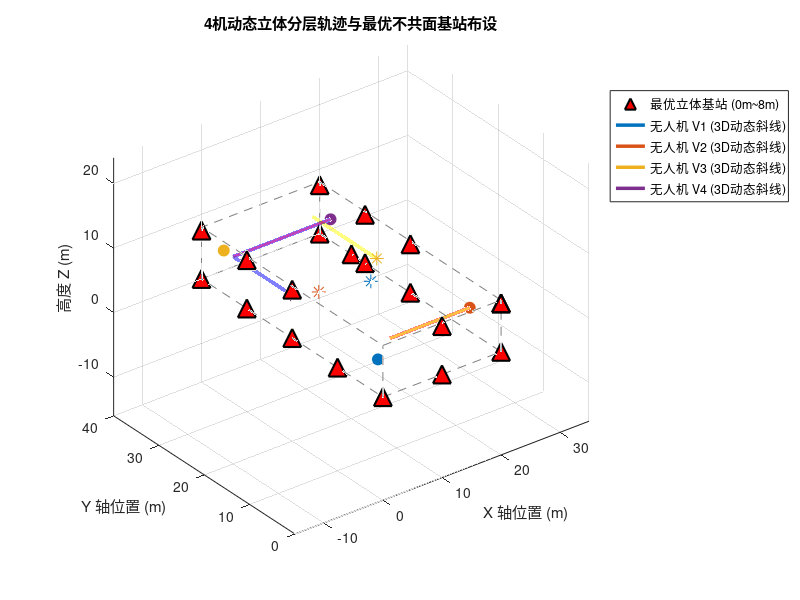

Reproduce this figure in MATLAB.
% =========================================================================
% generate_data_3D.m (CMLKF 几何最优化版)
% 3D多车(无人机行为) UWB/IMU 协同定位仿真数据生成脚本
% 空间范围：20m x 40m x 8m (高度严格控制在 2m ~ 7m)
% 优化重点：重构基站最大立体非对称拓扑，以及无人机群多高度层动态斜线协同轨迹
% =========================================================================
clc; clear; close all;

%% 1. 全局参数设置与保存路径
dt_imu = 0.01;              % IMU 采样时间 100Hz (0.01s)
dt_uwb = 0.1;               % UWB 采样时间 10Hz (0.1s)
t_end = 300;                % 运行时间 300秒
N_steps = round(t_end / dt_imu) + 1; % 30001 个采样点
Vehicle_num = 4;            % 车辆数量
Anchor_num = 20;             % 基站数量

% 基站高度在 0~8m 范围内实现非对称立体最大化错落

% 18个最优立体基站总表（严格按照你原代码的递增拓扑顺序排列）
all_anchors_pool = [
     0,  0, 0;      % 1  (4基站基础)
    20,  0, 7.5;    % 2
    20, 40, 0;      % 3
     0, 40, 7.5;    % 4
     0, 40, 0;      % 5  (5基站新增)
    20,  0, 7.5;    % 6  (6基站新增)
    20, 40, 7.5;    % 7  (7基站新增)
    20,  0, 0;      % 8  (8基站新增)
     0, 20, 0;      % 9  (9基站新增)
    20, 20, 0;      % 10 (10基站新增)
     0, 20, 7.5;    % 11 (11基站新增)
    20, 20, 7.5;    % 12 (12基站新增)
    20, 30, 7.5;    % 13 (13基站新增)
     0, 10, 0;      % 14 (14基站新增)
    20, 30, 0;      % 15 (15基站新增)
     0, 30, 7.5;    % 16 (16基站新增)
     0, 30, 0;      % 17 (17基站新增)
    20, 33, 0;      % 18 (18基站新增)
    10, 0, 7.5;     % 19 (19基站新增)
    10, 0, 0;       % 20 (20基站新增)
];

if Anchor_num > size(all_anchors_pool, 1) || Anchor_num < 4
    error('输入的 Anchor_num 超出预设范围，请检查！');
end
anchors = all_anchors_pool(1:Anchor_num, :);

% 保存路径
save_dir = 'E:\SE3_MLKF\Data'; 
trajectories_mat_name = sprintf('Trj_data_Veh%d_Anc%d_3D.mat', Vehicle_num, Anchor_num);
   
% 噪声参数
IMU_noise_params.sigma_na = 0.03;      
IMU_noise_params.sigma_nw = 0.003;     
IMU_noise_params.sigma_ba = 0.001;     
IMU_noise_params.sigma_bw = 0.0001;    
UWB_noise_params.sigma_anc = 0.3;     
UWB_noise_params.sigma_rel = 0.3;  

%% 2. 独立车辆动力学规划 (3秒平滑原地转弯 + 持续三维斜线飞行)
% 初始状态规划：[X, Y, Z, 初始速率, 初始航向角]
% 高度均限制在 2m ~ 7m 范围内，各自占据不同的起始高度层
init_configs = [
    3,   5,  2.5,  0.10,  0;      % V1: 低空层(2.5m)， 偏南，朝东，后续北转
   17,   3,  6.5,  0.10,  pi;     % V2: 高空层(6.5m)， 偏南，朝西，后续北转
    3,  39,  3.8,  0.10,  0;      % V3: 中低层(3.8m)， 偏北，朝东，后续南转
   18,  35,  5.2,  0.10,  pi;     % V4: 中高层(5.2m)， 偏北，朝西，后续南转
];

trajectories = struct();
for n = 1:Vehicle_num
    v_name = sprintf('V%d', n);
    cfg = init_configs(n, :);
    
    P_true = zeros(N_steps, 3);
    V_true = zeros(N_steps, 3);
    A_true = zeros(N_steps, 3);
    Theta_true = zeros(N_steps, 1);
    
    % 初始条件
    P_true(1, :) = cfg(1:3);
    v_mag = cfg(4);
    th_curr = cfg(5);
    V_true(1, :) = [v_mag * cos(th_curr), v_mag * sin(th_curr), 0];
    Theta_true(1) = th_curr;
    
    % 计算转弯过渡段的时间窗
    t_turn_start = 120 + (n-1)*15; % 错开转弯时间：V1:120s, V2:135s, V3:150s, V4:165s
    t_turn_end = t_turn_start + 3;
    
    for k = 2:N_steps
        t = (k-1) * dt_imu;
        a_curr = [0; 0; 0]; % 默认 Z 轴加速度全程为 0
        th_curr = Theta_true(k-1);
        
        switch n
            case 1  % V1: 高度恒定 2.5m。东行巡航 -> 120s时原地左转 -> 向北巡航
                if t < t_turn_start
                    th_curr = 0; a_curr = [0; 0; 0];
                elseif t >= t_turn_start && t <= t_turn_end
                    a_curr = [0; 0; 0]; V_true(k-1, 1:2) = 0; % 原地转弯，水平速度置零
                    th_curr = 0 + (pi/2)/3 * (t - t_turn_start); % 3秒平滑左转90度(朝北)
                elseif t > t_turn_end && t <= t_turn_end + 10
                    th_curr = pi/2; a_curr = [0; 0.01; 0]; % 转弯后水平加速 10s 恢复航速
                else
                    th_curr = pi/2; a_curr = [0; 0; 0];    % 匀速北行
                end
                
            case 2  % V2: 高度恒定 6.5m。西行巡航 -> 135s时原地右转 -> 向北巡航
                if t < t_turn_start
                    th_curr = pi; a_curr = [0; 0; 0];
                elseif t >= t_turn_start && t <= t_turn_end
                    a_curr = [0; 0; 0]; V_true(k-1, 1:2) = 0;
                    th_curr = pi - (pi/2)/3 * (t - t_turn_start); % 3秒平滑右转90度(朝北)
                elseif t > t_turn_end && t <= t_turn_end + 10
                    th_curr = pi/2; a_curr = [0; 0.01; 0]; % 转弯后水平加速 10s
                else
                    th_curr = pi/2; a_curr = [0; 0; 0];
                end
                
            case 3  % V3: 高度恒定 3.8m。东行巡航 -> 150s时原地右转 -> 向南巡航
                if t < t_turn_start
                    th_curr = 0; a_curr = [0; 0; 0];
                elseif t >= t_turn_start && t <= t_turn_end
                    a_curr = [0; 0; 0]; V_true(k-1, 1:2) = 0;
                    th_curr = 0 - (pi/2)/3 * (t - t_turn_start); % 3秒平滑右转90度(朝南)
                elseif t > t_turn_end && t <= t_turn_end + 10
                    th_curr = -pi/2; a_curr = [0; -0.01; 0]; % 转弯后水平加速 10s
                else
                    th_curr = -pi/2; a_curr = [0; 0; 0];
                end
                
            case 4  % V4: 高度恒定 5.2m。西行巡航 -> 165s时原地左转 -> 向南巡航
                if t < t_turn_start
                    th_curr = pi; a_curr = [0; 0; 0];
                elseif t >= t_turn_start && t <= t_turn_end
                    a_curr = [0; 0; 0]; V_true(k-1, 1:2) = 0;
                    th_curr = pi + (pi/2)/3 * (t - t_turn_start); % 3秒平滑左转90度(朝南)
                elseif t > t_turn_end && t <= t_turn_end + 10
                    th_curr = 3*pi/2; a_curr = [0; -0.01; 0]; % 转弯后水平加速 10s
                else
                    th_curr = 3*pi/2; a_curr = [0; 0; 0];
                end
        end
        
        % 严格物理积分更新
        A_true(k-1, :) = a_curr';
        V_true(k, :)   = V_true(k-1, :) + A_true(k-1, :) * dt_imu;
        P_true(k, :)   = P_true(k-1, :) + V_true(k-1, :) * dt_imu + 0.5 * A_true(k-1, :) * dt_imu^2;
        Theta_true(k)  = th_curr;
    end
    A_true(end, :) = [0, 0, 0];



    % 保存真值分量
    trajectories.(v_name).Time_true = (0:dt_imu:t_end)';
    trajectories.(v_name).X_true = P_true(:, 1);
    trajectories.(v_name).Y_true = P_true(:, 2);
    trajectories.(v_name).Z_true = P_true(:, 3);
    trajectories.(v_name).Vx_true = V_true(:, 1);
    trajectories.(v_name).Vy_true = V_true(:, 2);
    trajectories.(v_name).Vz_true = V_true(:, 3);
    trajectories.(v_name).Theta_true = Theta_true;
    
    % 旋转矩阵序列 R_true
    R_true = zeros(3, 3, N_steps);
    for k = 1:N_steps
        th = Theta_true(k);
        R_true(:, :, k) = [
            cos(th), -sin(th), 0;
            sin(th),  cos(th), 0;
            0,        0,       1
        ];
    end
    trajectories.(v_name).R_true = R_true;
end

%% 3. 生成含有零偏与白噪声的 100Hz 3D IMU 测量信号
for n = 1:Vehicle_num
    v_name = sprintf('V%d', n);
    veh = trajectories.(v_name);
    
    % 计算理想 3D 角速度
    theta_unwrapped = unwrap(veh.Theta_true);
    wz_true = gradient(theta_unwrapped, dt_imu);
    omega_body_ideal = [zeros(N_steps, 2), wz_true];
    
    % 计算理想特定力：f = R^T * (a - g)
    a_body_ideal = zeros(N_steps, 3);
    g_vec = [0; 0; -9.81];
    for k = 1:N_steps
        R_k = veh.R_true(:, :, k);
        a_world = [A_true(k, 1); A_true(k, 2); A_true(k, 3)];
        a_body_ideal(k, :) = (R_k' * (a_world - g_vec))';
    end
    
    % 模拟高保真零偏游走
    ba_init = (rand(1, 3) - 0.5) * 0.1;    
    bw_init = (rand(1, 3) - 0.5) * 0.01;
    b_a = ba_init + cumsum(randn(N_steps, 3) * IMU_noise_params.sigma_ba * sqrt(dt_imu), 1);
    b_w = bw_init + cumsum(randn(N_steps, 3) * IMU_noise_params.sigma_bw * sqrt(dt_imu), 1);
    
    % 叠加噪声
    acc_noise = randn(N_steps, 3) * IMU_noise_params.sigma_na;
    gyro_noise = randn(N_steps, 3) * IMU_noise_params.sigma_nw;
    
    acc_m = a_body_ideal + b_a + acc_noise;
    gyro_m = omega_body_ideal + b_w + gyro_noise;
    
    % 保存 IMU 数据
    trajectories.(v_name).IMU_Time = veh.Time_true;
    trajectories.(v_name).IMU_acc_m = acc_m;
    trajectories.(v_name).IMU_gyro_m = gyro_m;
    trajectories.(v_name).IMU_bias_a_true = b_a;
    trajectories.(v_name).IMU_bias_w_true = b_w;
end

%% 4. 生成 10Hz 同步 UWB 测距信号
idx_uwb = 1:10:N_steps;
t_uwb = trajectories.V1.Time_true(idx_uwb);
N_uwb = length(t_uwb);
pos_true_uwb = zeros(N_uwb, 3, Vehicle_num);
for n = 1:Vehicle_num
    v_name = sprintf('V%d', n);
    pos_true_uwb(:, 1, n) = trajectories.(v_name).X_true(idx_uwb);
    pos_true_uwb(:, 2, n) = trajectories.(v_name).Y_true(idx_uwb);
    pos_true_uwb(:, 3, n) = trajectories.(v_name).Z_true(idx_uwb);
end
for n = 1:Vehicle_num
    v_name = sprintf('V%d', n);
    
    % A. UWB 基站 3D 测距
    UWB_Anchor = zeros(N_uwb, 1 + Anchor_num);
    UWB_Anchor(:, 1) = t_uwb;
    for a_idx = 1:Anchor_num
        dx = pos_true_uwb(:, 1, n) - anchors(a_idx, 1);
        dy = pos_true_uwb(:, 2, n) - anchors(a_idx, 2);
        dz = pos_true_uwb(:, 3, n) - anchors(a_idx, 3);
        dist_true = sqrt(dx.^2 + dy.^2 + dz.^2);
        
        UWB_Anchor(:, 1 + a_idx) = dist_true + randn(N_uwb, 1) * UWB_noise_params.sigma_anc;
    end
    trajectories.(v_name).UWB_Anchor = UWB_Anchor;
    
    % B. UWB 3D 车间相对测距
    UWB_Relative = zeros(N_uwb, 1 + Vehicle_num);
    UWB_Relative(:, 1) = t_uwb;
    for j = 1:Vehicle_num
        if n == j
            UWB_Relative(:, 1 + j) = NaN;
        else
            dx = pos_true_uwb(:, 1, n) - pos_true_uwb(:, 1, j);
            dy = pos_true_uwb(:, 2, n) - pos_true_uwb(:, 2, j);
            dz = pos_true_uwb(:, 3, n) - pos_true_uwb(:, 3, j);
            dist_true = sqrt(dx.^2 + dy.^2 + dz.^2);
            
            UWB_Relative(:, 1 + j) = dist_true + randn(N_uwb, 1) * UWB_noise_params.sigma_rel;
        end
    end
    trajectories.(v_name).UWB_Relative = UWB_Relative;
end

%% 5. 轨迹可视化 (三维立体作图以确认高度不共面)
figure('Name', 'Multi-Agent 最优 3D 协同定位拓扑轨迹', 'Position', [100, 100, 850, 650]);
hold on; grid on; axis equal;
xlabel('X 轴位置 (m)'); ylabel('Y 轴位置 (m)'); zlabel('高度 Z (m)');
title('4机动态立体分层轨迹与最优不共面基站布设');

% 绘制边界立体框
line([0, 20, 20, 0, 0], [0, 0, 40, 40, 0], [0, 0, 0, 0, 0], 'Color', [0.5,0.5,0.5], 'LineStyle', '--');
line([0, 20, 20, 0, 0], [0, 0, 40, 40, 0], [8, 8, 8, 8, 8], 'Color', [0.5,0.5,0.5], 'LineStyle', '--');
for corner = [0, 20]
    for side = [0, 40]
        line([corner, corner], [side, side], [0, 8], 'Color', [0.5,0.5,0.5], 'LineStyle', '--');
    end
end

% 绘制最优不共面基站
h_anchor = plot3(anchors(:,1), anchors(:,2), anchors(:,3), '^', 'MarkerSize', 13, ...
    'MarkerFaceColor', 'r', 'MarkerEdgeColor', 'k', 'LineWidth', 1.5, 'DisplayName', '最优立体基站 (0m~8m)');

colors = lines(Vehicle_num);
h_traj = zeros(1, Vehicle_num);
for n = 1:Vehicle_num
    v_data = trajectories.(sprintf('V%d', n));
    h_traj(n) = plot3(v_data.X_true, v_data.Y_true, v_data.Z_true, 'Color', colors(n,:), 'LineWidth', 2.5, ...
        'DisplayName', sprintf('无人机 V%d (3D动态斜线)', n));
    
    % 标记起始点和终点
    plot3(v_data.X_true(1), v_data.Y_true(1), v_data.Z_true(1), 'o', 'MarkerSize', 8, 'MarkerFaceColor', colors(n,:), 'Color', colors(n,:));
    plot3(v_data.X_true(end), v_data.Y_true(end), v_data.Z_true(end), '*', 'MarkerSize', 10, 'Color', colors(n,:));
end
view(3); 
legend([h_anchor, h_traj], 'Location', 'northeastoutside');
hold off;

%% 6. 数据保存
if ~exist(save_dir, 'dir')
    mkdir(save_dir);
end
save_path = fullfile(save_dir, trajectories_mat_name);
save(save_path, 'trajectories', 'anchors', 'IMU_noise_params', 'UWB_noise_params', 'Vehicle_num', 'Anchor_num');
fprintf('CMLKF 优化版 3D 仿真数据生成成功，已保存至：%s\n', save_path);
